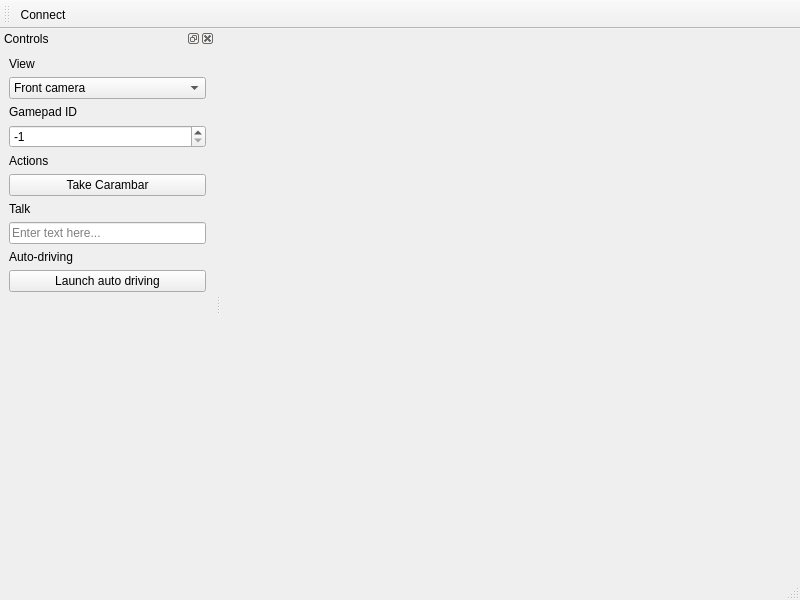
<?xml version="1.0" encoding="UTF-8"?>
<ui version="4.0">
 <class>MainWindow</class>
 <widget class="QMainWindow" name="MainWindow">
  <property name="geometry">
   <rect>
    <x>0</x>
    <y>0</y>
    <width>800</width>
    <height>600</height>
   </rect>
  </property>
  <property name="windowTitle">
   <string>NaoCar Remote</string>
  </property>
  <widget class="QWidget" name="centralwidget">
   <layout class="QHBoxLayout" name="horizontalLayout">
    <item>
     <widget class="StreamDisplay" name="streamView" native="true"/>
    </item>
   </layout>
  </widget>
  <widget class="QMenuBar" name="menubar">
   <property name="geometry">
    <rect>
     <x>0</x>
     <y>0</y>
     <width>800</width>
     <height>25</height>
    </rect>
   </property>
  </widget>
  <widget class="QStatusBar" name="statusbar"/>
  <widget class="QToolBar" name="toolBar">
   <property name="windowTitle">
    <string>toolBar</string>
   </property>
   <attribute name="toolBarArea">
    <enum>TopToolBarArea</enum>
   </attribute>
   <attribute name="toolBarBreak">
    <bool>false</bool>
   </attribute>
   <addaction name="actionConnect"/>
  </widget>
  <widget class="QDockWidget" name="Controls">
   <property name="minimumSize">
    <size>
     <width>215</width>
     <height>362</height>
    </size>
   </property>
   <property name="allowedAreas">
    <set>Qt::LeftDockWidgetArea|Qt::RightDockWidgetArea</set>
   </property>
   <property name="windowTitle">
    <string>Controls</string>
   </property>
   <attribute name="dockWidgetArea">
    <number>1</number>
   </attribute>
   <widget class="QWidget" name="dockWidgetContents">
    <layout class="QVBoxLayout" name="verticalLayout_2">
     <item>
      <widget class="QLabel" name="label_5">
       <property name="text">
        <string>View</string>
       </property>
      </widget>
     </item>
     <item>
      <widget class="QComboBox" name="viewComboBox">
       <item>
        <property name="text">
         <string>Front camera</string>
        </property>
       </item>
       <item>
        <property name="text">
         <string>Bottom camera</string>
        </property>
       </item>
       <item>
        <property name="text">
         <string>OpenCV</string>
        </property>
       </item>
      </widget>
     </item>
     <item>
      <widget class="QLabel" name="label">
       <property name="maximumSize">
        <size>
         <width>16777215</width>
         <height>20</height>
        </size>
       </property>
       <property name="text">
        <string>Gamepad ID</string>
       </property>
      </widget>
     </item>
     <item>
      <widget class="QSpinBox" name="gamepadID">
       <property name="minimum">
        <number>-1</number>
       </property>
       <property name="value">
        <number>-1</number>
       </property>
      </widget>
     </item>
     <item>
      <widget class="QLabel" name="label_2">
       <property name="text">
        <string>Actions</string>
       </property>
      </widget>
     </item>
     <item>
      <widget class="QPushButton" name="carambarButton">
       <property name="text">
        <string>Take Carambar</string>
       </property>
      </widget>
     </item>
     <item>
      <widget class="QLabel" name="label_3">
       <property name="text">
        <string>Talk</string>
       </property>
      </widget>
     </item>
     <item>
      <widget class="QLineEdit" name="talkInput">
       <property name="placeholderText">
        <string>Enter text here...</string>
       </property>
      </widget>
     </item>
     <item>
      <widget class="QLabel" name="label_4">
       <property name="text">
        <string>Auto-driving</string>
       </property>
      </widget>
     </item>
     <item>
      <widget class="QPushButton" name="autoDrivingButton">
       <property name="text">
        <string>Launch auto driving</string>
       </property>
      </widget>
     </item>
     <item>
      <spacer name="verticalSpacer">
       <property name="orientation">
        <enum>Qt::Vertical</enum>
       </property>
       <property name="sizeHint" stdset="0">
        <size>
         <width>20</width>
         <height>40</height>
        </size>
       </property>
      </spacer>
     </item>
    </layout>
   </widget>
  </widget>
  <action name="actionConnect">
   <property name="icon">
    <iconset theme="network-wireless">
     <normaloff>../../../../../.designer/backup</normaloff>../../../../../.designer/backup</iconset>
   </property>
   <property name="text">
    <string>Connect</string>
   </property>
  </action>
 </widget>
 <customwidgets>
  <customwidget>
   <class>StreamDisplay</class>
   <extends>QWidget</extends>
   <header location="global">StreamDisplay.hpp</header>
   <container>1</container>
  </customwidget>
 </customwidgets>
 <resources>
  <include location="../Resources/Ui.qrc"/>
 </resources>
 <connections/>
</ui>
